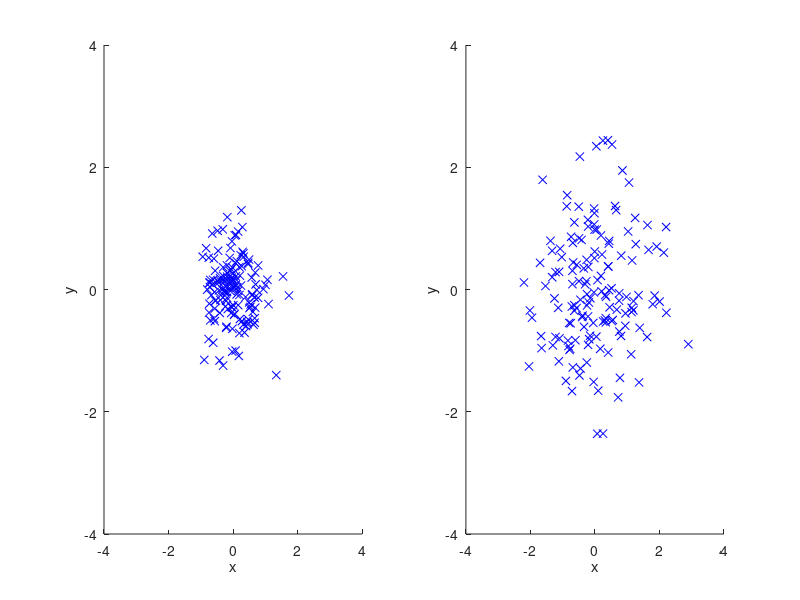

The MATLAB source for this figure:
function [] = reprojReverse()

calibx1 = [0.612427,-0.409851,-0.461853,0.237305,0.115601,0.471436,0.545837,-0.672729,-0.349609,-0.035248,-0.000854,0.009827,0.596375,-0.617981,0.112335,-0.220215,-0.186279,-0.275208,0.496948,-0.555115,0.940796,-0.236847,0.007080,-0.751953,0.450500,-0.941101,1.549469,-0.613800,0.507507,-0.188232];
caliby1 = [-0.366516,-0.383728,0.141388,0.561310,0.464264,-0.489075,-0.245514,-0.093231,0.014008,0.116425,0.265747,-0.258331,-0.080048,0.159180,-0.079437,0.051147,0.210861,0.128784,-0.212006,0.306824,0.006195,-0.277588,0.053345,0.520355,-0.569153,0.535828,0.214417,-0.871231,-0.303467,0.393616];
calibx2 = [0.321594,-0.534637,-0.292175,0.466736,0.270355,0.195435,0.437439,-0.702881,-0.385529,0.043915,0.074860,-0.027832,0.670349,-0.593689,-0.112701,-0.018829,-0.079529,-0.093750,0.633789,-0.461914,0.777954,-0.059387,-0.104492,-0.319458,0.078796,-0.834167,1.733276,-0.892731,-0.418854,0.091736];
caliby2 = [-0.573151,-0.177765,0.162537,0.437317,0.380341,-0.713837,-0.530304,0.155182,0.139374,0.030579,0.437027,-0.293182,-0.469666,0.504700,0.024750,0.024628,0.678757,0.300720,-0.575623,0.633423,-0.136841,-0.385590,0.516159,0.984161,-0.999634,0.675110,-0.098938,-1.151550,-1.162682,0.892258];
calibx3 = [0.535675,-0.569092,-0.406158,0.297455,-0.053833,0.404907,0.591919,-0.733704,-0.450378,0.084930,-0.088562,0.029541,0.688843,-0.550690,0.156006,0.004028,-0.173492,-0.213928,0.778076,-0.326324,1.005707,0.130798,0.087585,-0.634338,0.247253,-0.717133,0.699707,-0.757904,0.669128,-0.714966];
caliby3 = [-0.284790,-0.311646,0.186279,0.616638,0.328278,-0.598053,-0.095520,-0.231323,0.118744,0.213226,0.222198,-0.415436,0.277252,-0.185608,-0.021423,0.152863,0.155670,-0.183807,0.393005,-0.003174,0.076660,0.031418,0.077789,0.083679,0.064026,0.040955,0.083771,-0.810211,-0.131378,0.114395];
calibx4 = [0.735535,0.577454,0.272827,-0.061829,-0.308167,-0.244507,0.389221,0.330139,-0.204224,-0.162231,-0.044250,-0.437927,-0.187622,0.160339,-0.564148,-0.112915,-0.180664,-0.797668,-0.744080,0.289398,-0.705383,0.054413,0.192688,-0.732788,-0.591187,1.066101,-0.308044,0.257690,1.339478,1.098328];
caliby4 = [-0.006561,0.194733,-0.518005,-0.281158,0.363342,-0.038544,-0.122803,0.535126,-0.608398,-0.319275,0.188354,-0.014343,-0.038513,0.946899,-0.518280,0.107117,0.265396,-0.000824,-0.377533,1.021301,-0.504425,0.885422,0.367615,0.111359,-0.474731,0.159241,-1.244476,1.294312,-1.401049,-0.238785];
calibx5 = [-0.394226,0.496613,0.322479,0.669067,-0.019135,-0.575836,-0.316040,0.212524,-0.033356,0.354889,0.050934,-0.283997,-0.185120,-0.080566,-0.478821,0.212280,-0.021179,-0.266602,0.111633,-0.209778,-0.643372,0.159424,-0.177826,-0.066528,0.468567,0.179626,0.199463,-0.026245,-0.301758,0.687927];
caliby5 = [-0.171814,0.489136,0.591705,-0.542480,-0.642792,-0.041840,-0.132233,0.227539,0.787323,-0.704163,-0.397888,-0.032043,-0.135590,-0.025452,0.961212,-0.483032,0.359436,-0.015167,0.155487,-0.626160,0.915710,-0.255524,1.183731,0.161713,0.414093,-1.086914,-0.088623,-1.017639,0.218410,-0.296860];


x1 = [-0.212769,-0.479889,0.335419,1.029358,-0.025208,-0.451111,-0.051758,-0.838318,0.338013,0.813660,-0.217163,-0.698303,1.151184,-0.685059,-0.031128,-0.265869,-0.306274,0.207703,2.205811,-0.468811,-0.414124,-1.304962,-0.040405,1.188843,-0.900330,-0.819214,1.790619,0.252747,0.217834,-1.328247];
y1 = [-0.905792,-1.405365,-0.468262,0.949371,1.325134,-0.167603,-0.546387,-0.835541,-0.536804,0.553497,1.139618,0.087463,0.475616,0.763184,-0.046814,0.135468,0.086212,-0.030457,1.022095,2.174316,0.811310,-0.913269,-1.511993,-0.341248,-1.495239,-0.924988,-0.239990,-0.522736,0.571411,0.634338];
x2 = [-0.338745,-0.766693,0.308167,1.661499,1.055725,-0.017578,-0.253357,-1.101074,-0.606049,0.675690,0.621918,-0.697693,1.121582,-0.492493,-1.326477,-0.797760,-0.259521,-0.245483,2.214111,0.401550,-0.860962,-1.951538,-1.118225,0.746887,-1.653625,-0.569336,2.894867,1.850891,-0.686615,0.247314];
y2 = [-0.611481,-0.970734,-0.505646,0.649017,1.749115,0.513580,-1.194641,-0.799316,-0.829590,-0.329407,1.366196,0.306793,-1.060272,0.837830,0.200836,-0.546539,0.485733,-0.077286,-0.380310,2.442352,1.542511,-0.461639,-1.174255,-0.183289,-0.958954,-0.303345,-0.894775,-0.100128,-1.274551,2.435318];
x3 = [0.164337,0.101288,0.946899,1.245819,-0.017670,-0.143646,-0.245483,-0.447052,0.437897,-0.011017,-0.638489,-0.674011,0.427307,-0.636169,-0.346893,-1.533661,-0.754425,0.185791,1.628967,-0.502106,-1.028839,-2.044922,0.070313,1.133362,-0.712158,-0.006470,1.616852,2.133362,1.265930,-1.377991];
y3 = [-0.969849,-1.655853,-0.390320,1.171173,1.248840,-0.142517,-0.260345,-1.292297,-0.012268,0.979401,1.097961,0.442322,0.750427,-0.258179,0.346161,0.057343,-0.552643,0.222809,1.053253,1.354675,0.529205,-1.257614,-2.359329,-0.368713,-1.662384,0.620972,-0.777832,0.603653,0.742088,0.796310];
x4 = [-0.396057,0.519836,0.939148,0.414734,-0.874329,-1.701477,-0.149780,0.976379,0.808105,0.750885,0.184631,-1.220703,0.314758,0.656799,-0.640503,0.043823,0.553894,-0.189575,0.440918,0.043549,-2.201813,-1.223022,0.718689,1.387085,-2.017883,0.774872,0.410309,0.529510,-0.210205,0.343445];
y4 = [-0.450989,-0.515381,-0.594269,0.378479,1.361145,0.436554,-0.755524,-0.120941,-0.760773,-0.063202,0.883667,0.284027,-0.091827,1.298645,-0.347839,-0.771118,-0.498230,-0.212799,0.795410,2.343384,0.114777,-0.775833,-1.764389,-0.627594,-0.343140,-1.445251,-1.030609,2.372040,1.030411,-0.118774];
x5 = [-1.138855,0.454468,1.350159,2.002869,0.408325,-1.078857,-1.254944,-0.384064,0.514191,1.140839,-0.206116,-1.111633,0.080017,-0.563599,-0.740753,-0.214233,-0.716980,-0.176819,1.913025,0.055359,-1.622467,-1.668976,-0.788147,1.366943,-0.496399,0.250183,1.196594,0.757156,0.851837,-0.023804];
y5 = [-0.300079,-0.290894,-0.093994,-0.197540,0.375854,0.667419,-0.145721,-0.427582,0.019135,-0.299438,0.369415,0.288940,0.152954,0.404114,0.862183,-0.441193,-0.278610,-0.813354,0.702606,0.980713,1.794739,-0.762573,-0.988632,-1.519379,0.136444,-2.357666,-0.190125,-0.688293,1.947342,1.064224];


subplot(1,2,1);
scatter(calibx1, caliby1, 'x', 'MarkerEdgeColor', 'b');
hold on;
scatter(calibx2, caliby2, 'x', 'MarkerEdgeColor', 'b');
hold on;
scatter(calibx3, caliby3, 'x', 'MarkerEdgeColor', 'b');
hold on;
scatter(calibx4, caliby4, 'x', 'MarkerEdgeColor', 'b');
hold on;
scatter(calibx5, caliby5, 'x', 'MarkerEdgeColor', 'b');
axis([-4 4 -4 4])
xlabel('x');
ylabel('y');
%legend('Bild 1', 'Bild 2', 'Bild 3', 'Bild 4', 'Bild 5', 'Bild 6' );

subplot(1,2,2);
scatter(x1, y1, 'x', 'MarkerEdgeColor', 'b');
hold on;
scatter(x2, y2, 'x', 'MarkerEdgeColor', 'b');
hold on;
scatter(x3, y3, 'x', 'MarkerEdgeColor', 'b');
hold on;
scatter(x4, y4, 'x', 'MarkerEdgeColor', 'b');
hold on;
scatter(x5, y5, 'x', 'MarkerEdgeColor', 'b');
axis([-4 4 -4 4])
xlabel('x');
ylabel('y');
%legend('Bild 1', 'Bild 2', 'Bild 3', 'Bild 4', 'Bild 5', 'Bild 6' );
end

